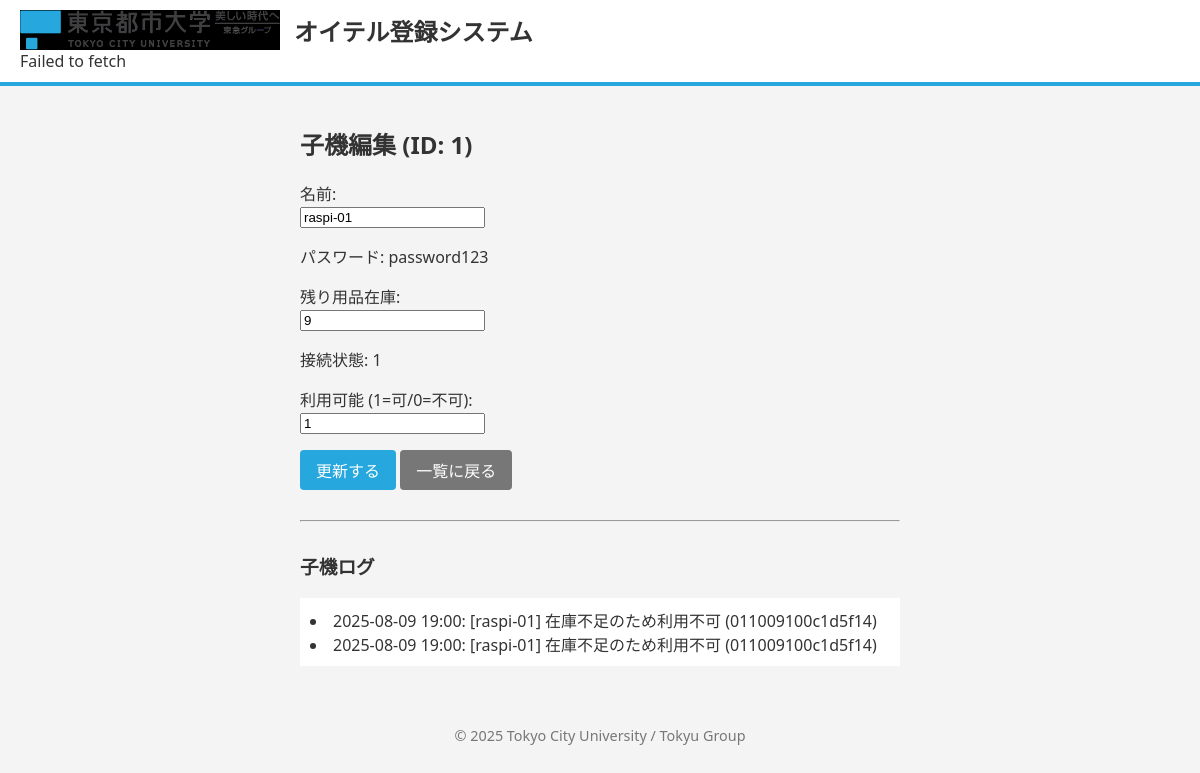
Screenshot of /admin/unit_detail/1 (signed in) with the database file from the repository.
### tables this page shows
CREATE TABLE units (
                    id INTEGER PRIMARY KEY AUTOINCREMENT,
                    name TEXT UNIQUE NOT NULL,
                    password TEXT NOT NULL,
                    stock INTEGER DEFAULT 0,
                    connect INTEGER DEFAULT 0,
                    available INTEGER DEFAULT 1
                , last_seen TEXT);

CREATE TABLE history (
                    id INTEGER PRIMARY KEY AUTOINCREMENT,
                    txt TEXT NOT NULL
                );

### app.py (the view, shortened to what this page needs)
@app.route("/admin/unit_detail/<int:uid>", methods=["GET", "POST"])
def admin_unit_detail(uid):
    if not session.get('admin_logged_in'):
        return redirect(url_for('admin_login'))
    db = get_db()
    unit = db.execute("SELECT * FROM units WHERE id = ?", (uid,)).fetchone()
    if not unit:
        flash("指定された子機が見つかりません。", "error")
        return redirect(url_for('admin_units'))
    unit_name = unit['name']
    search_pattern = f"%[{unit_name}]%"
    logs = db.execute(
        "SELECT txt FROM history WHERE txt LIKE ? ORDER BY id DESC",
        (search_pattern,)
    ).fetchall()
    return render_template("admin_unit_detail.html", unit=unit, logs=logs)

### app.py (called while the page is built)
def get_db():
    db = getattr(g, '_database', None)
    if db is None:
        db = g._database = sqlite3.connect(DB_PATH)
        db.row_factory = sqlite3.Row
    return db

@app.teardown_appcontext
def close_connection(exception):
    db = getattr(g, '_database', None)
    if db is not None:
        db.close()

### templates/admin_unit_detail.html
{% extends "base.html" %}
{% block content %}
<div class="admin-section">
  <h2>子機編集 (ID: {{ unit[0] }})</h2>
  <form method="post">
    <p>
      <label>名前:<br>
      <input type="text" name="name" value="{{ unit[1] }}" required>
      </label>
    </p>
    <p>パスワード: {{ unit[2] }}</p>
    <p>
      <label>残り用品在庫:<br>
      <input type="text" name="stock" value="{{ unit[3] }}"></label>
    </p>
    <p>接続状態: {{ unit[4] }}</p>
    <p>
      <label>利用可能 (1=可/0=不可):<br>
      <input type="text" name="available" value="{{ unit[5] }}"></label>
    </p>
    <button type="submit" class="btn">更新する</button>
    <a href="{{ url_for('admin_units') }}" class="btn btn-secondary">一覧に戻る</a>
  </form>
  <hr style="margin: 30px 0;">
  <div class="logs-section">
    <h3>子機ログ</h3>
    {% if logs %}
      <ul class="history-list">
        {% for log in logs %}
          <li>{{ log.txt }}</li>
        {% endfor %}
      </ul>
    {% else %}
      <p>この子機からのログはまだ記録されていません。</p>
    {% endif %}
  </div>
</div>
{% endblock %}

### static/css/style20250506.css (style rules this page uses)
body { font-family: "Yu Gothic UI", "Segoe UI", "Helvetica Neue", sans-serif; background-color: #f4f4f4; margin: 0; padding: 0; color: #333; }
.admin-login, .admin-section { max-width: 600px; margin: 0 auto; }
.admin-login form, .admin-section form { margin: 20px 0; }
.history-list { background: #fff; padding: 10px; list-style: disc inside; max-height: 300px; overflow-y: auto; }
.btn { display: inline-block; padding: 8px 16px; font-size: 1em; text-decoration: none; color: #fff; background-color: #26A8DF; border: none; border-radius: 4px; cursor: pointer; }
.btn-secondary { background-color: #777; }
form .btn { cursor: pointer; }

### rows the page displays
units: id "1", name "raspi-01", password "password123", stock "9", connect "1", available "1"
history: txt "2025-08-09 19:00: [raspi-01] 在庫不足のため利用不可 (011009100c1d5f14)"
history: txt "2025-08-09 19:00: [raspi-01] 在庫不足のため利用不可 (011009100c1d5f14)"
